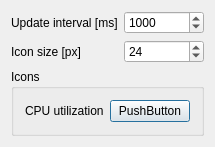
<?xml version="1.0" encoding="UTF-8"?>
<ui version="4.0">
 <class>CSettings</class>
 <widget class="QDialog" name="CSettings">
  <property name="geometry">
   <rect>
    <x>0</x>
    <y>0</y>
    <width>187</width>
    <height>128</height>
   </rect>
  </property>
  <property name="windowTitle">
   <string>CSettings</string>
  </property>
  <layout class="QVBoxLayout" name="verticalLayout">
   <item>
    <layout class="QFormLayout" name="formLayout">
     <item row="0" column="0">
      <widget class="QLabel" name="labelUpdate">
       <property name="text">
        <string>Update interval [ms]</string>
       </property>
      </widget>
     </item>
     <item row="0" column="1">
      <widget class="QSpinBox" name="spinBoxUpdate">
       <property name="maximum">
        <number>10000</number>
       </property>
       <property name="value">
        <number>1000</number>
       </property>
      </widget>
     </item>
     <item row="1" column="0">
      <widget class="QLabel" name="labelSize">
       <property name="text">
        <string>Icon size [px]</string>
       </property>
      </widget>
     </item>
     <item row="1" column="1">
      <widget class="QSpinBox" name="spinBoxSize">
       <property name="minimum">
        <number>1</number>
       </property>
       <property name="maximum">
        <number>100</number>
       </property>
       <property name="value">
        <number>24</number>
       </property>
      </widget>
     </item>
    </layout>
   </item>
   <item>
    <widget class="QGroupBox" name="groupBoxIcons">
     <property name="title">
      <string>Icons</string>
     </property>
     <layout class="QGridLayout" name="gridLayout">
      <item row="0" column="0">
       <widget class="QLabel" name="label">
        <property name="text">
         <string>CPU utilization</string>
        </property>
       </widget>
      </item>
      <item row="0" column="1">
       <widget class="QPushButton" name="pushButton">
        <property name="text">
         <string>PushButton</string>
        </property>
       </widget>
      </item>
     </layout>
    </widget>
   </item>
  </layout>
 </widget>
 <layoutdefault spacing="6" margin="11"/>
 <resources/>
 <connections/>
</ui>
